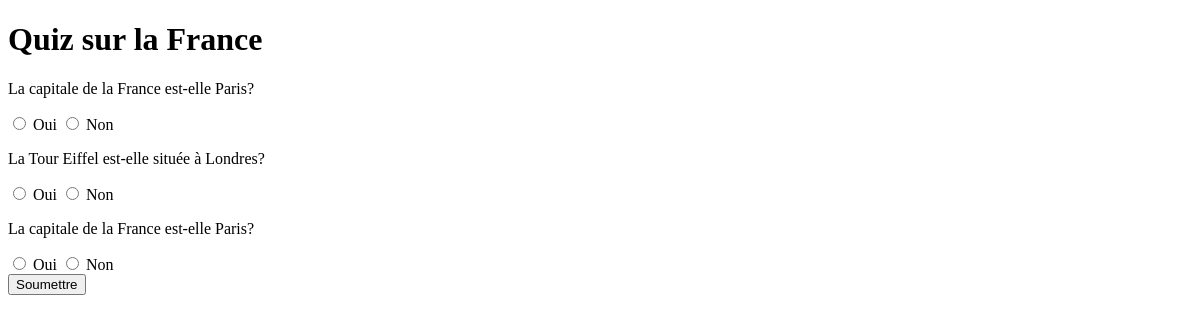
Before: / with the older database file.
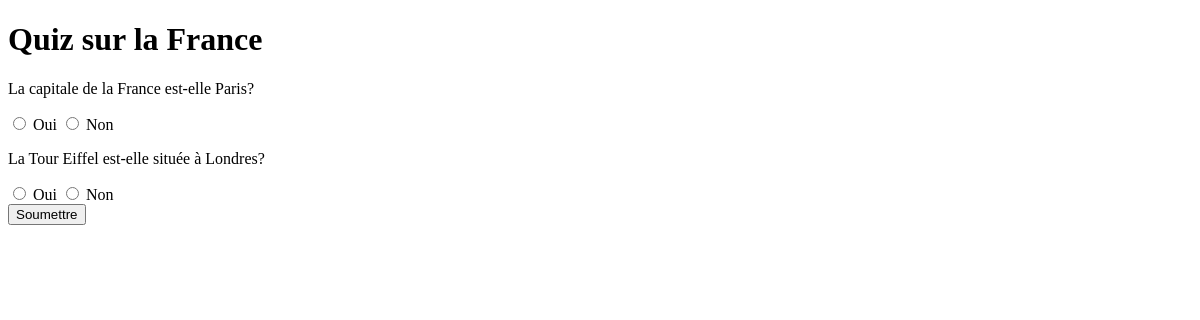
After: the same page with the newer database file.
### tables this page shows
CREATE TABLE questions (
        id INTEGER PRIMARY KEY,
        question TEXT);

### index.php (the view, shortened to what this page needs)
<!DOCTYPE html>
<html lang="fr">
<head>
</head>
<body>
    <h1>Quiz sur la France</h1>
    <form action="process.php" method="post">
        <?php
        try {
            $file_db = new PDO('sqlite:contacts.sqlite3');
            $file_db->setAttribute(PDO::ATTR_ERRMODE, PDO::ERRMODE_WARNING);
            $questions = $file_db->query("SELECT * FROM questions WHERE id BETWEEN 1 AND 3")->fetchAll(PDO::FETCH_ASSOC);
            foreach ($questions as $question) {
                echo '<p>' . $question['question'] . '</p>';
                echo '<input type="radio" name="question_' . $question['id'] . '" value="1"> Oui ';
                echo '<input type="radio" name="question_' . $question['id'] . '" value="0"> Non <br>';
            }
        } catch (PDOException $ex) {
            echo $ex->getMessage();
        }
        ?>
        <input type="submit" value="Soumettre">
    </form>
</body>
</html>

Changed rows visible on the page:
removed questions: question "La capitale de la France est-elle Paris?"
